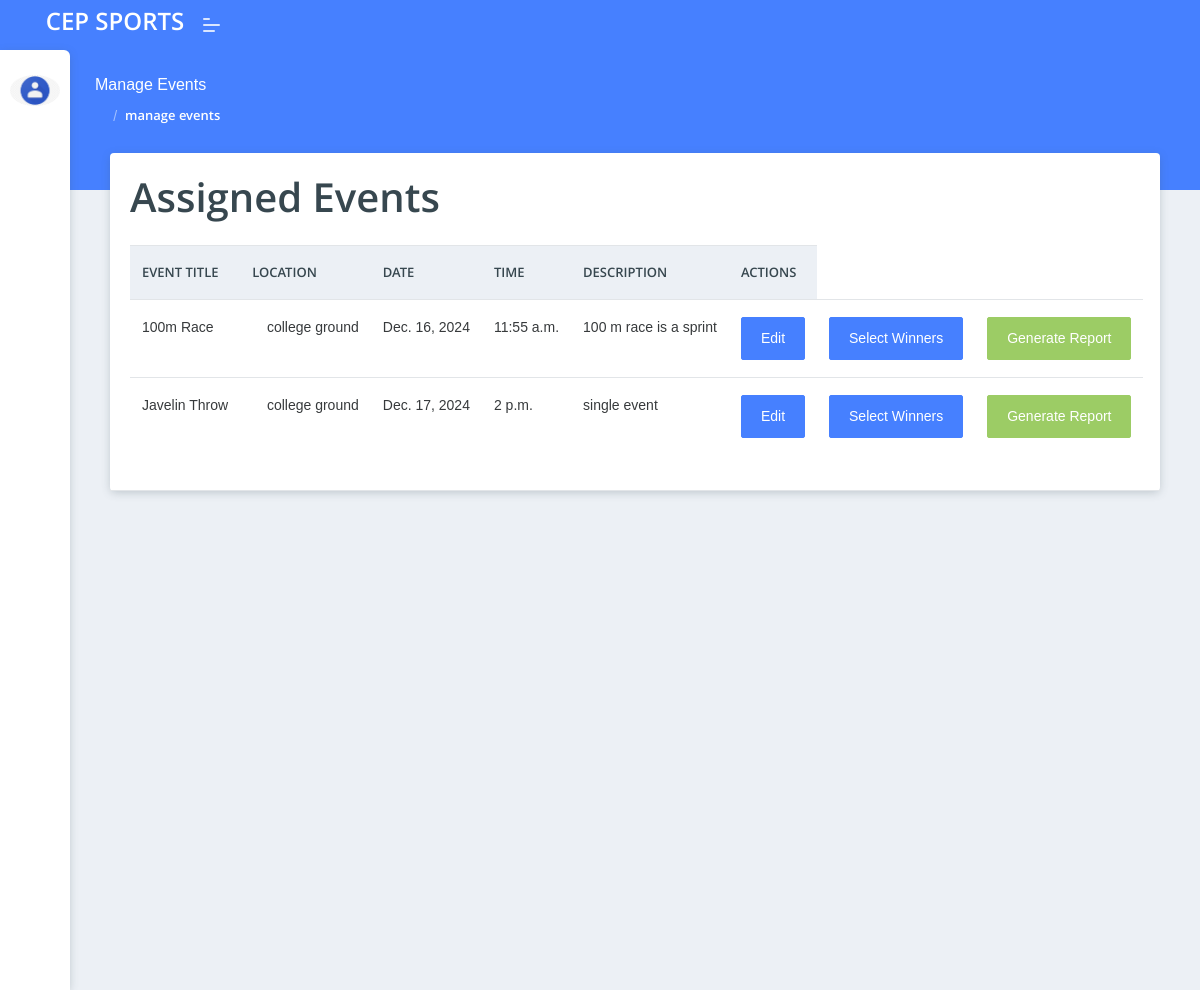
/coordinator/dashboard/manage_events/ (signed in), run on an earlier commit of the app's database.
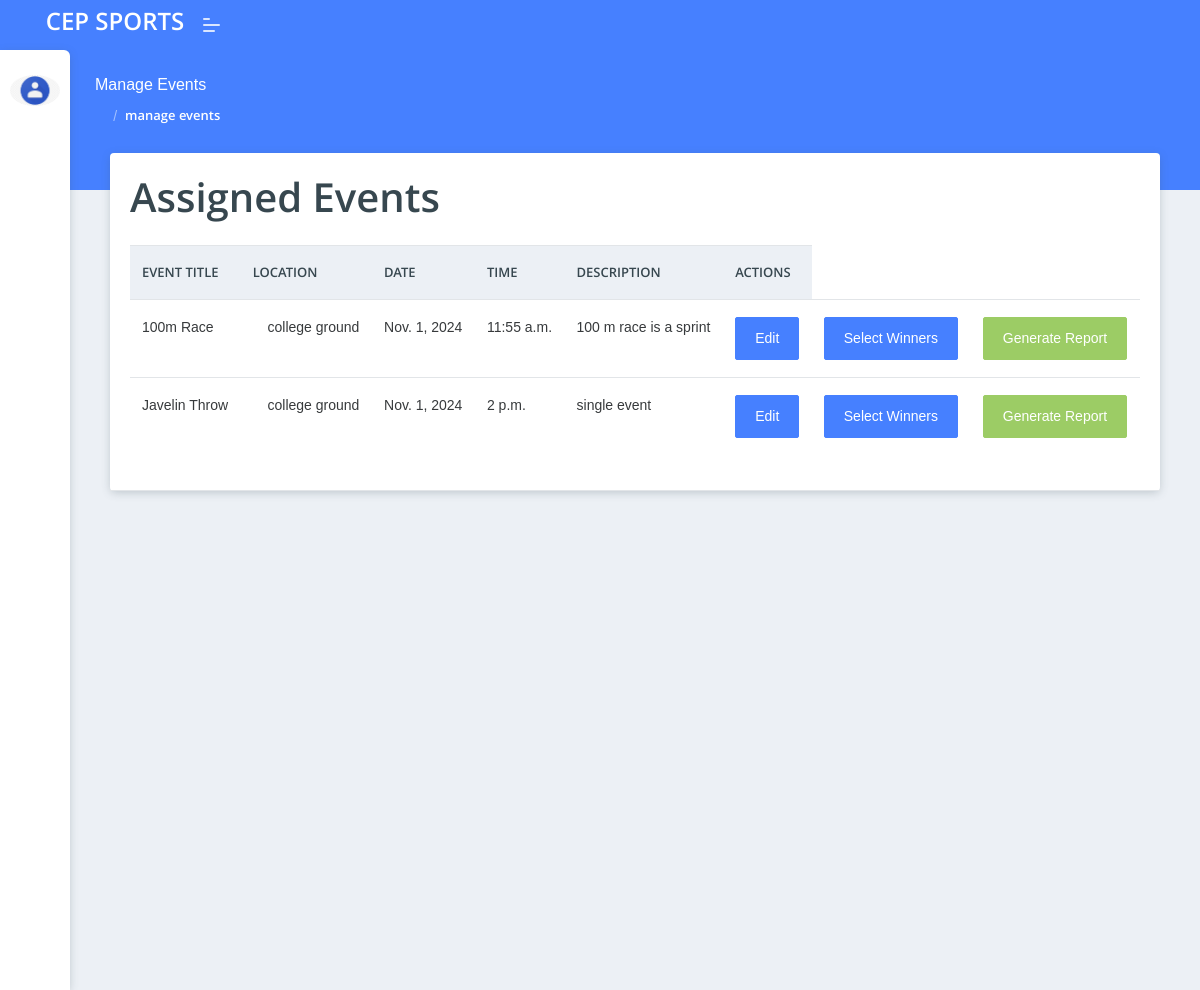
And on a later commit of the database.
### admin_panel/models.py (models this page shows, shortened)
class CoordinatorAssignedEvent(models.Model):
    coordinator = models.ForeignKey(Coordinator, on_delete=models.CASCADE)
    sport_event = models.ForeignKey(SportEvent, on_delete=models.CASCADE)
    class Meta:
        unique_together = ('coordinator', 'sport_event')  # Ensure a coordinator can't be assigned the same event multiple times

class SportEvent(models.Model):
    title = models.CharField(max_length=255)
    description = models.TextField()
    date = models.DateField()
    time = models.TimeField()
    location = models.CharField(max_length=255)
    sport_type = models.CharField(max_length=50)
    remarks = models.TextField(blank=True, null=True)
    coordinator = models.ForeignKey(Coordinator, on_delete=models.CASCADE)

### coordinator/views.py (the view)
# urls.py: path('dashboard/manage_events/', views.manage_events, name='manage_events'),
def manage_events(request):
    events = []  # Initialize an empty list to hold the events
    try:
        coordinator = Coordinator.objects.get(user=request.user)
        events = CoordinatorAssignedEvent.objects.filter(coordinator=coordinator)  # Adjust the model name if necessary
    except Coordinator.DoesNotExist:
        events = []  # No events if the coordinator does not exist
    return render(request, 'coordinator/manage_events.html', {'events': events})

### coordinator/templates/coordinator/manage_events.html (shortened to what this page needs)
{% extends "coordinator/base.html" %}
{% load static %}
{% block content %}
<div class="pcoded-main-container">
    <div class="pcoded-content">
        <div class="page-header">
            <div class="page-block">
                <div class="row align-items-center">
                    <div class="col-md-12">
                        <div class="page-header-title">
                            <h5 class="m-b-10">Manage Events</h5>
                        </div>
                        <ul class="breadcrumb">
                            <li class="breadcrumb-item"><a href="{% url "coordinator_dashboard" %}"><i class="feather icon-home"></i></a></li>
                            <li class="breadcrumb-item"><a href="{% url "manage_events" %}">manage events</a></li>
                        </ul>
                    </div>
                </div>
            </div>
        </div>
        <div class="col-sm-12">
          <div class="card">
              <div class="card-header">
                <h1 class="mb-4">Assigned Events</h1>
                        {% if events %}
                        <table class="table">
                            <thead>
                                <tr>
                                    <th>Event Title</th>
                                    <th>Location</th>
                                    <th>Date</th>
                                    <th>Time</th>
                                    <th>Description</th>
                                    <th>Actions</th>
                                </tr>
                            </thead>
                            <tbody>
                                {% for event in events %}
                                    <tr>
                                        <td>{{ event.sport_event.title }}</td>
                                        <td><i class="fa fa-map-marker"></i> {{ event.sport_event.location }}</td>
                                        <td>{{ event.sport_event.date }}</td>
                                        <td>{{ event.sport_event.time }}</td>
                                        <td>{{ event.sport_event.description }}</td>
                                        <td>
                                            <a href="{% url 'edit_event' event.id %}" class="btn btn-primary">Edit</a>
                                        </td>
                                        <td>
                                            {% if event.result_set.exists %}
                                                <a href="{% url 'generate_report' event.id %}" class="btn btn-primary">Generate Reports</a>
                                            {% elif event.sport_type == "Sports" %}
                                                <a href="{% url 'match_fixture' event.id %}" class="btn btn-primary">Generate Fixture</a>
                                            {% else %}
                                                <a href="{% url 'select_winners' event.id %}" class="btn btn-primary">Select Winners</a>
                                            {% endif %}
                                        </td>
                                        <td>
                                            <a href="{% url 'generate_event_report' event.id %}" class="btn btn-success">Generate Report</a>
                                        </td>
                                    </tr>
                                {% endfor %}
                            </tbody>
                        </table>
                        {% else %}
                            <p>No assigned events available.</p>
                        {% endif %}
          </div>
      </div>
    </div>
</div>
{% endblock content %}

What changed in the data, as far as the page shows it:
changed through a linked row, CoordinatorAssignedEvent "100m Race": sport_event "Dec. 16, 2024" → "Nov. 1, 2024"
changed through a linked row, CoordinatorAssignedEvent "Javelin Throw": sport_event "Dec. 17, 2024" → "Nov. 1, 2024"
